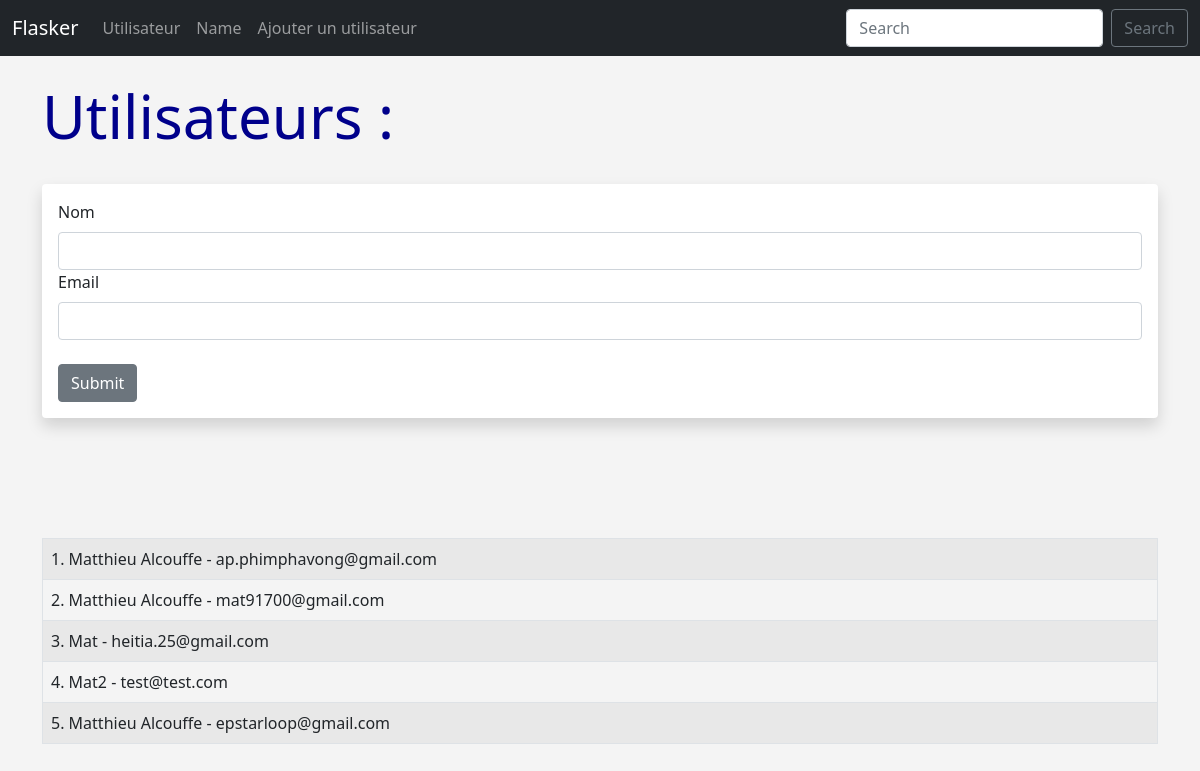
Screenshot of /user/add with the database file from the repository.
### app.py (models this page shows, shortened)
class Users(db.Model):
    id = db.Column(db.Integer, primary_key = True)
    name = db.Column(db.String(200), nullable = False)
    email = db.Column(db.String(120), nullable = False, unique = True)
    date_added = db.Column(db.DateTime, default=datetime.utcnow)

### app.py (the view, shortened to what this page needs)
@app.route('/user/add', methods = ['GET', 'POST'])
def add_user():
    name = None
    form = UserForm()
    our_users = Users.query.order_by(Users.date_added)
    return render_template("add_user.html", form = form, name=name, our_users=our_users)

### app.py
class UserForm(FlaskForm):
    name = StringField("Nom", validators=[DataRequired()])
    email = StringField("Email", validators=[DataRequired()])
    submit = SubmitField("Submit")

### templates/add_user.html (shortened to what this page needs)
{% extends 'base.html' %}
{% block content %}
{% if name %}
    <h1>Utilisateur ajouté avec succès</h1>
    <table class="table table-striped table-hover table-bordered">
        {% for our_user in our_users %}
            <tr>
            <td>{{ our_user.id }}. {{ our_user.name }} - {{ our_user.email }}</td>
            </tr>
        {% endfor %}
    </table>
{% else %}
    <h1>Utilisateurs : </h1>
    <br/>
    <div class="shadow p-3 mb-5 bg-body rounded">
    <form method="POST">
        {{ form.name.label(class="form-label") }}
        {{ form.name(class="form-control") }}
        {{ form.email.label(class="form-label") }}
        {{ form.email(class="form-control") }}
    <br/>
        {{ form.submit(class="btn btn-secondary") }}
    </form>
    </div>
<br/><br/><br/>
<table class="table table-striped table-hover table-bordered">
{% for our_user in our_users %}
    <tr>
    <td>{{ our_user.id }}. {{ our_user.name }} - {{ our_user.email }}</td>
    </tr>
{% endfor %}
</table>
{% endif %}
{% endblock %}

### templates/base.html (shortened to what this page needs)
<!doctype html>
<html lang="en">
  <head>
    <link href="https://cdn.jsdelivr.net/npm/bootstrap@5.0.2/dist/css/bootstrap.min.css" rel="stylesheet">
    <link href="{{ url_for('static', filename ='CSS/style.css') }}" rel="stylesheet">
  </head>
  <body>
    {% include 'navbar.html' %}
    <br/>
    <div class="container">
    {% block content %}
    {% endblock %}
    </div>
  </body>
</html>

### templates/navbar.html (shortened to what this page needs)
<nav class="navbar navbar-expand-lg navbar-dark bg-dark">
    <div class="container-fluid">
      <a class="navbar-brand" href="{{ url_for('index') }}">Flasker</a>
      <div class="collapse navbar-collapse" id="navbarSupportedContent">
        <ul class="navbar-nav me-auto mb-2 mb-lg-0">
          <li class="nav-item">
            <a class="nav-link" href="{{ url_for('user', name='mat') }}">Utilisateur</a>
          </li>
          <li class="nav-item">
            <a class="nav-link" href="{{ url_for('name') }}">Name</a>
          </li>
          <li class="nav-item">
            <a class="nav-link" href="{{ url_for('add_user') }}">Ajouter un utilisateur</a>
          </li>
        </ul>
        <form class="d-flex">
          <input class="form-control me-2" type="search" placeholder="Search" aria-label="Search">
          <button class="btn btn-outline-secondary" type="submit">Search</button>
        </form>
      </div>
    </div>
  </nav>

### static/CSS/style.css (style rules this page uses)
h1 { color: darkblue; font-size: 60px; }
body { background: #f4f4f4; }

### rows the page displays
Users: id "1", name "Matthieu Alcouffe", email "ap.phimphavong@gmail.com"
Users: id "2", name "Matthieu Alcouffe", email "mat91700@gmail.com"
Users: id "3", name "Mat", email "heitia.25@gmail.com"
Users: id "4", name "Mat2", email "test@test.com"
Users: id "5", name "Matthieu Alcouffe", email "epstarloop@gmail.com"
